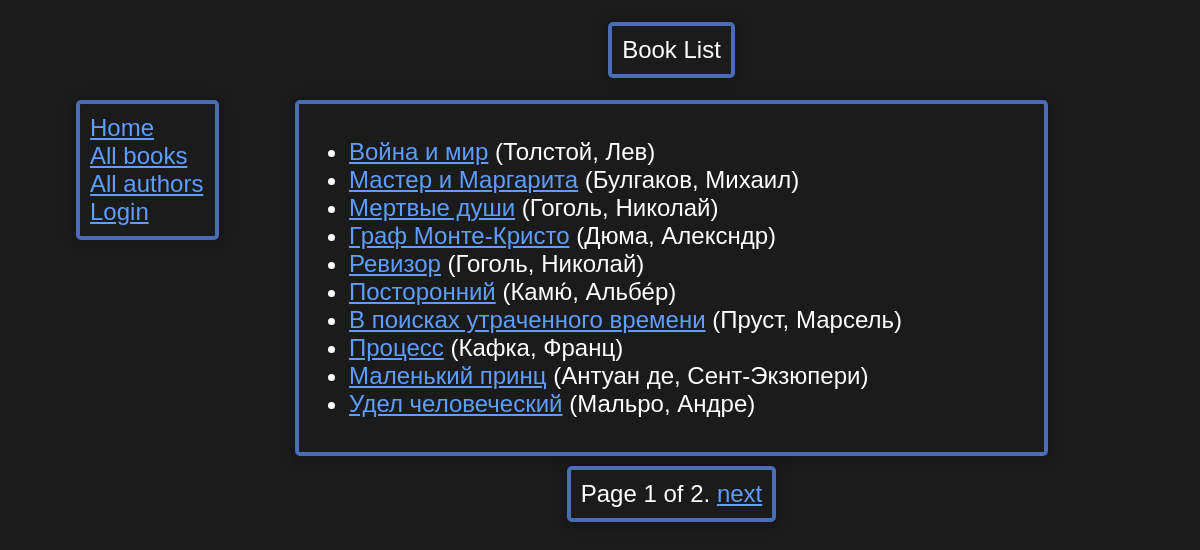
/catalog/books/, run on the app's committed database.
### catalog/models.py (models this page shows, shortened)
class Book(models.Model):
    title = models.CharField(max_length=200)
    author = models.ForeignKey('Author', on_delete=models.SET_NULL, null=True)
    summary = models.TextField(max_length=1000, help_text='Enter a brief description of the book', null=True)
    isbn = models.CharField('ISBN', max_length=13, unique=True,
                            help_text='13 Character <a href="https://www.isbn-international.org/content/what-isbn">ISBN number</a>')
    genre = models.ManyToManyField(Genre, help_text='Select a genre for this book')
    class Meta:
        ordering = ['id']
        permissions = (("can_mark_returned", "Set book as returned"),)
    def display_genre(self):
        """Create a string for the Genre. This is required to display genre in Admin."""
        return ', '.join(genre.name for genre in self.genre.all()[:3])
    display_genre.short_description = 'Genre'
    def get_absolute_url(self):
        return reverse('book-detail', args=[str(self.id)])

class Author(models.Model):
    first_name = models.CharField(max_length=100)
    last_name = models.CharField(max_length=100)
    date_of_birth = models.DateField(null=True, blank=True)
    date_of_death = models.DateField('Died', null=True, blank=True)
    class Meta:
        ordering = ['last_name']
    def __str__(self):
        return f'{self.last_name}, {self.first_name}'

### catalog/views.py (the view)
# urls.py: path('books/', views.BookListView.as_view(), name='books'),
class BookListView(generic.ListView):
    model = Book
    paginate_by = 10

### catalog/templates/catalog/book_list.html
{% extends "base_generic.html" %}
{% block content %}
    <div class="content-head"><p>Book List</p></div>
    <div class="content-main">
        {% if book_list %}
            <ul>
                {% for book in book_list %}
                    <li>
                        <a href="{{ book.get_absolute_url }}">{{ book.title }}</a> ({{book.author}})
                    </li>
                {% endfor %}
            </ul>
        {% else %}
            <p>There are no books in the library.</p>
        {% endif %}
    </div>
{% endblock %}

### catalog/static/css/styles.css (style rules this page uses)
html, body { margin: 0; font: 24px sans-serif; }
body { background: #1b1b1b; color: white; }
.main-menu, .content-head, .content-main, .pagination { box-shadow: 0 1px .625rem 0 hsla(210, 7%, 0%, .26), 0 .125rem .25rem 0 hsla(210, 7%, 22%, .08); border-radius: 5px; padding: 10px; margin: 0; margin-block-start: 0; margin-block-end: 0; border: solid 4px #4b6cb7; color: white; outline-color: white; background: #1b1b1b; }
.content-head { justify-self: center; align-self: center; grid-area: header; display: flex; justify-content: center; align-content: center; align-items: stretch; }
.content-main { grid-area: main; text-align: start; }
a:-webkit-any-link { color: #5e9eff; cursor: pointer; }
p { padding: 0; margin: 0; }

### data on the page
Book: title "Война и мир", author "Толстой, Лев"
Book: title "Мастер и Маргарита", author "Булгаков, Михаил"
Book: title "Мертвые души", author "Гоголь, Николай"
Book: title "Граф Монте-Кристо", author "Дюма, Алексндр"
Book: title "Ревизор", author "Гоголь, Николай"
Book: title "Посторонний", author "Камю́, Альбе́р"
Book: title "В поисках утраченного времени", author "Пруст, Марсель"
Book: title "Процесс", author "Кафка, Франц"
Book: title "Маленький принц", author "Антуан де, Сент-Экзюпери"
Book: title "Удел человеческий", author "Мальро, Андре"

### other printed values
{{ page_obj.number }} "1"
{{ page_obj.paginator.num_pages }} "2"
